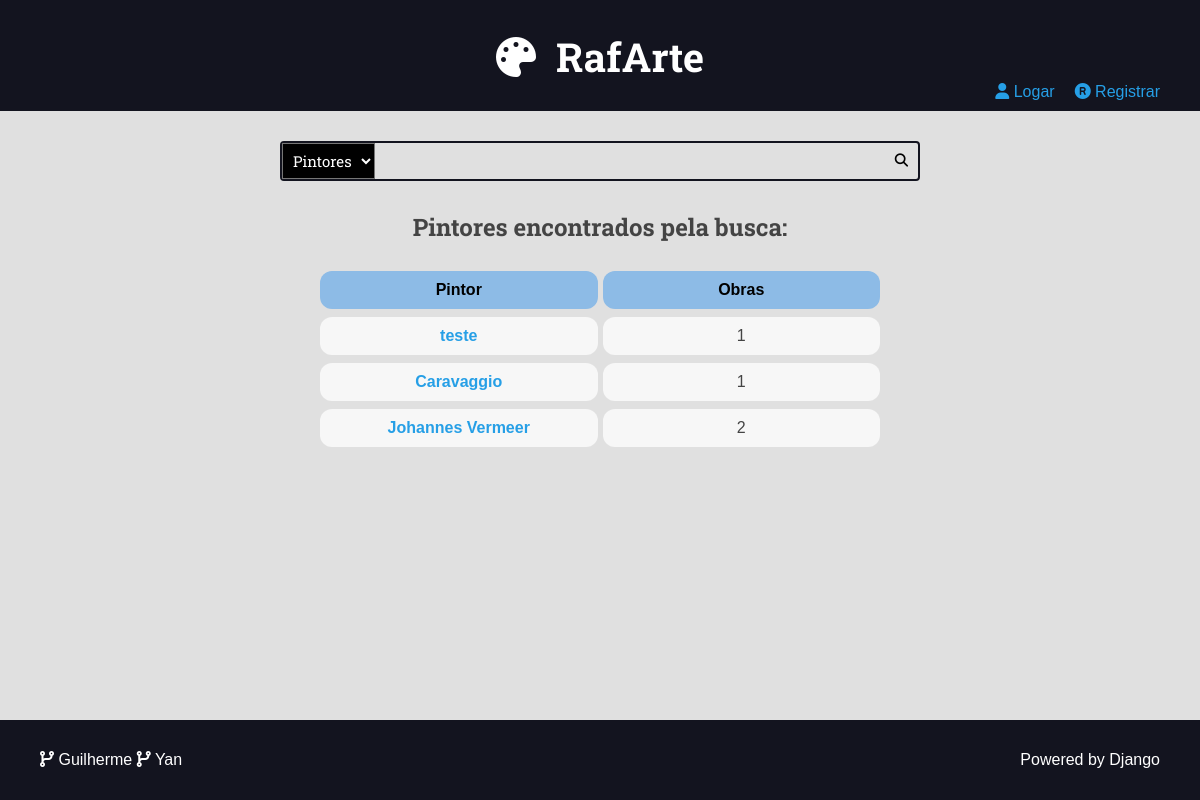
Before: /painter/all/ with the older database file.
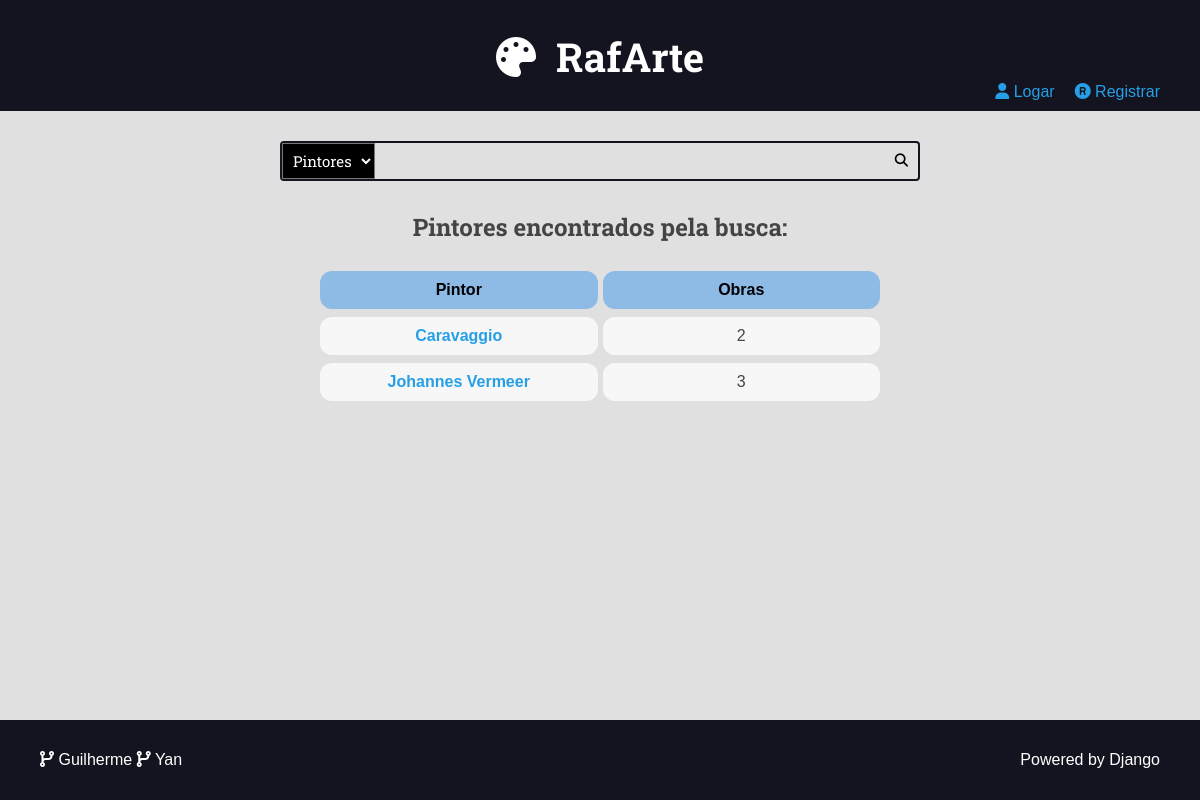
After: the same page with the newer database file.
### museum/models.py (models this page shows, shortened)
class Author(models.Model):
    name = models.CharField(max_length=50)
    biography = models.TextField(blank=True)

### museum/views.py (the view)
# urls.py: path('painter/all/', views.painters, name='painter_all'),
@require_GET
def painters(request: HttpRequest) -> HttpResponse:
    painter_paintings = []
    painters = Author.objects.filter(painting__is_published = True).distinct().order_by('-id')
    for painter in painters:
        paintings_number = painter.painting_set.filter(is_published=True).count()
        painter_paintings.append((painter, paintings_number))
    return render(request, 'museum/pages/search_painter.html',{
            'painters': painter_paintings,
            'filterPainter': 'selected',
        })

### museum/templates/museum/pages/search_painter.html (shortened to what this page needs)
{% extends 'templates/pages/global.html' %}
{% block content %}
<div class="main-content center container">
    <h2>Pintores encontrados pela busca: {{search_result}}</h2>
        {% if painters %}
        <div class= "search-page">
            <table class="table">
                <thead>
                    <tr>
                    <th scope="col">Pintor</th>
                    <th scope="col">Obras</th>
                    </tr>
                </thead>
                <tbody>
                    {% for painter, qtd_paintings in painters %}
                        <tr>
                            <td class="main-table-name"><a href="{% url 'painting:painter' painter.id %}">{{painter.name}}</a></td>
                            <td>{{qtd_paintings}}</td>
                        </tr>
                    {% endfor %}
                </tbody>
            </table>
        </div>
        {% else %}
            <h1>Nenhum pintor encontrado com essa busca</h1>
        {% endif %}
</div>
{% endblock content %}

### website/templates/pages/global.html (shortened to what this page needs)
{% load static %}
<!DOCTYPE html>
<html lang="pt-br">
<head>
    {% include 'templates/partials/head.html' %}
</head>
<body>
    <div id="page-container">
        <div id="content-wrap">
            {% include 'templates/partials/header.html' %}
            {% if search is not False %}
                {% include 'templates/partials/search.html' %}
            {% else %}
                <div class="top-space">
                </div>
            {% endif %}
            <main class="main-content-container">
                {% block content %}{% endblock content %}
            </main>
        </div>
        {% include 'templates/partials/footer.html' %}
    </div>
</body>
</html>

### website/templates/partials/head.html (shortened to what this page needs)
{% load static %}
<link rel="stylesheet" href="https://cdnjs.cloudflare.com/ajax/libs/font-awesome/5.15.4/css/fontawesome.min.css"
 />
<link rel="stylesheet" href="https://cdnjs.cloudflare.com/ajax/libs/font-awesome/5.15.4/css/brands.min.css"
 />
<link rel="stylesheet" href="https://cdnjs.cloudflare.com/ajax/libs/font-awesome/5.15.4/css/solid.min.css"
 />
<link rel="stylesheet" href="{% static 'static/css/style.css' %}">

### website/templates/partials/header.html (shortened to what this page needs)
<header class="main-header-container">
    <div class="main-header container">
        <h1>
            <a class="main-logo" href="{% url 'painting:home' %}">
                <i class="fas fa-palette main-logo-icon"></i>
                <span>RafArte</span>
            </a>
        </h1>
    </div>
    <div class="navbar">
    {% if not user.is_authenticated %}
        <div class="navbar-item">
            <a href="{% url 'user:login' %}"><i class="fas fa-user"></i> Logar</a>
        </div>
        <div class="navbar-item">
            <a href="{% url 'user:register' %}"> <i class="fa-solid fa-registered"></i> Registrar</a>
        </div>
    {% endif %}
    </div>
</header>

### website/templates/partials/search.html (shortened to what this page needs)
<div class="search-container">
    <div class="container">
        <form action="{% url 'painting:search' %}" method="GET" class="search-form">
            <select name="filter" required id="filter">
                <option {{ filterPainter }} value="painters">Pintores</option>
            </select>
            <input type="search" class="search-input" name="q" value="" required>
            <button type="submit" class="search-button"><i class="fas fa-search"></i></button>
        </form>
    </div>
</div>

### website/templates/partials/footer.html
<footer class="main-footer">
    <div class="developer">
      <a href="https://github.com/GuilhermeGonSoares" target="_blank" rel="noreferrer noopener">
        <i class="fas fa-code-branch"></i>
        Guilherme</a>
      <a href="https://github.com/yantavares" target="_blank" rel="noreferrer noopener">
        <i class="fas fa-code-branch"></i>
         Yan</a>
    </div>
    <div class="powered">
      <a href="https://www.djangoproject.com/" target="_blank" rel="noreferrer noopener">Powered by Django</a>
    </div>
  </footer>

### website/static/css/style.css (style rules this page uses)
:root { --color-primary: #269fe6; --color-primary-hover: #2086c2; --color-primary-dark: #13141f; --color-primary-dark-hover: #212336; --color-primary-light: #d4ecfa; --color-primary-light-hover: #bdd8e7; --color-white: #fff; --color-black: #000; --color-dark-text: #444; --color-info-light: #cce5ff; --color-debug-light: #cce5ff; --color-success-light: #d4edda; --color-alert-light: #fff3cd; --color-warning-light: #fff3cd; --color-error-light: #f8d7da; --color-info-dark: #4d86c4; --color-debug-dark: #4d86c4; --color-success-dark: #4a9c5d; --color-alert-dark: #927f40; --color-warning-dark: #927f40; --color-error-dark: #da525d; --color-gray-0: #f9f9f9; --color-gray-1: #e0e0e0; --color-gray-2: #c7c7c7; --color-gray-3: #aeaeae; --color-gray-4: #959595; --color-gray-5: #7d7d7d; --color-gray-6: #646464; --color-gray-7: #4b4b4b; --color-gray-8: #323232; --color-gray-9: #191919; --color-light-gray: rgb(247, 247, 247); --font-primary: sans-serif; --font-headings: "Roboto Slab", serif; --spacing-gutter-medium: 3rem; --spacing-gutter-large: 4rem; }
* { padding: 0; margin: 0; box-sizing: border-box; }
html { font-size: 62.5%; min-height: 100%; }
body { font-size: 1.6rem; position: relative; min-height: 100%; font-family: var(--font-primary); background: var(--color-gray-1); color: var(--color-dark-text); }
h1, h2, h3, h4, h5, h6 { font-family: var(--font-headings); }
h2 { text-align: center; margin-bottom: 2rem; }
a, .plaintext-button { color: var(--color-primary); text-decoration: none; text-align: center; transition: all 300ms ease-in-out; }
.container { max-width: 144rem; margin: 0 auto; padding: var(--spacing-gutter-medium); }
.main-header-container { background: var(--color-primary-dark); align-self: center; flex-direction: column; display: flex; min-width: 60rem; }
.main-header.container { align-self: center; padding-bottom: 0%; }
.main-logo { font-size: 4rem; color: var(--color-white); text-decoration: none; display: flex; flex-flow: row nowrap; align-items: center; justify-content: center; width: fit-content; margin: 0 auto; }
.main-logo-icon { margin-right: 2rem; }
.search-form { border: 0.2rem solid var(--color-primary-dark); max-width: 64rem; margin: 0 auto; border-radius: 0.4rem; position: relative; transition: all 300ms ease-in-out; }
.search-input, .search-button { border: none; background: none; outline: none; padding: 1rem; transition: all 300ms ease-in-out; }
.search-input { width: 100%; padding-right: 3rem; }
.search-button { position: absolute; top: 0; right: 0; }
.main-content { padding-top: 0; }
.main-footer { display: flex; align-items: center; justify-content: space-between; background: var(--color-primary-dark); color: var(--color-white); padding: var(--spacing-gutter-large); position: absolute; bottom: 0; width: 100%; height: 2.5rem; }
.main-footer a { color: var(--color-white); text-decoration: none; transition: all 300ms ease-in-out; }
.center { text-align: center; }
.search-form { display: flex; padding-left: 0px; min-height: 10px; }
#filter { padding: 6px; color: white; font-family: var(--font-headings); background-color: black; font-size: 15px; transition: all 300ms ease-in-out; cursor: pointer; }
.navbar { display: flex; justify-content: end; margin-right: 20px; padding-bottom: 10px; }
.navbar .navbar-item { margin-right: 20px; }
#page-container { position: relative; min-height: 100vh; }
#content-wrap { padding-bottom: 2.5rem; }
.main-content-container { margin-bottom: 8rem; }
.search-page { display: flex; justify-content: center; }
.table, th, td { text-align: center; border-collapse: collapse; }
.table { width: 50%; border-radius: 10px; border-collapse: separate; border-spacing: 5px 8px; }
th, td { padding: 10px; border-radius: 12px; background-color: var(--color-light-gray); width: 30%; overflow: hidden; }
td { cursor:not-allowed; }
th { background-color: rgb(141, 187, 230); color: black; }
.main-table-name { cursor: pointer; font-weight: bold; color: var(--color-info-dark); }

Changed rows visible on the page:
removed Author: name "teste", qtd_paintings "1"
computed for Author "Caravaggio": id "1" → "2"
computed for Author "Johannes Vermeer": qtd_paintings "2" → "3"
